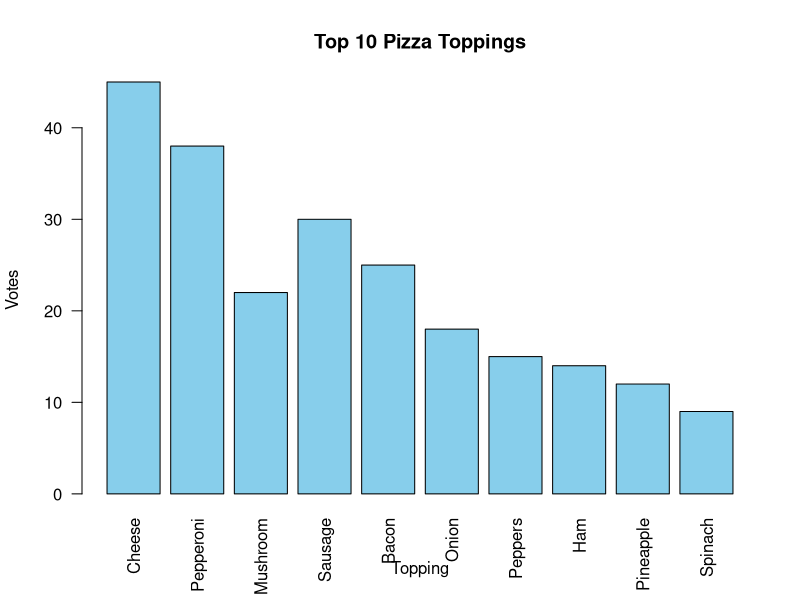

Write the R code that produced this figure.
#Bar plot creation practice
getwd()
setwd('D:/rprogram6005')
# Sample Data: Top 10 Pizza Toppings
# Sample Data
votes <- c(45, 38, 22, 30, 25, 18, 15, 14, 12, 9)
toppings <- c("Cheese", "Pepperoni", "Mushroom", "Sausage",
              "Bacon", "Onion", "Peppers", "Ham",
              "Pineapple", "Spinach")

# Basic Bar Chart
barplot(votes,
        names.arg = toppings,
        col = "skyblue",
        main = "Top 10 Pizza Toppings",
        xlab = "Topping",
        ylab = "Votes",
        las = 2)   # Rotate labels for readability

dev.off()
#Key points:
#barplot() is the simplest way to make a bar chart in R.

#names.arg assigns category names to each bar.

#las = 2 rotates the x-axis labels so they don’t overlap.

#col adds a bit of color.
